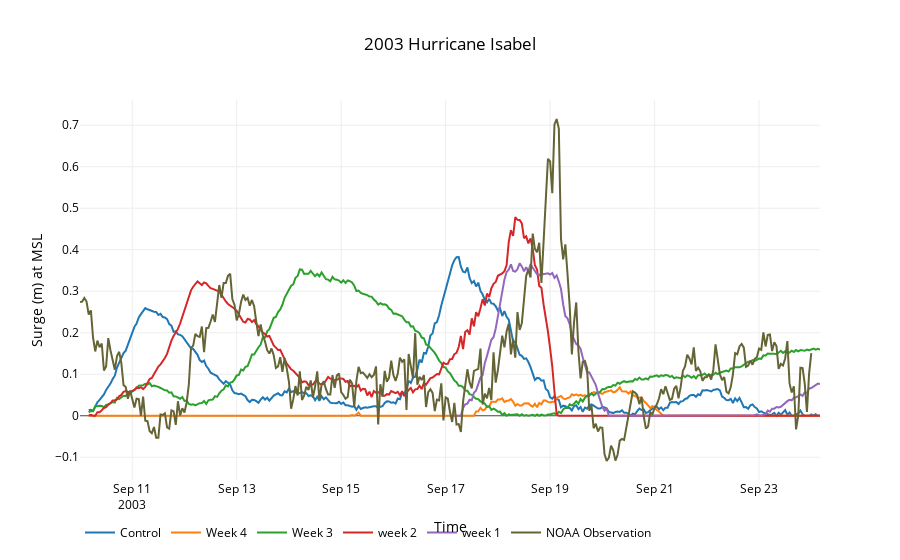

The notebook cell this image was saved under:
### Markdown cell above
### Atlantic City, NJ

### Code cell
starts,end,noaa = '20030827','20030926','8534720'
data = utils.plot_timeseries2(files,start,name,27226,starts,end,noaa)
title,x,y = '2003 Hurricane Isabel','Time','Surge (m) at MSL'
layout=utils.layout(title,x,y)
fig = go.Figure(data=data, layout=layout)
interactive = iplot(fig)
#po.plot(fig,filename=root_dir+'\\'+'atlantic_city_surge.html')

### Figure 1 — Plotly figure (JSON) as saved in the notebook; plotly's stock layout.template omitted (floating-point values rounded to 4 significant figures; data arrays with more than 128 entries replaced by an {"elided": "..."} marker saying what was removed)
{"data": [{"line": {"color": "rgba(255, 153, 0)"}, "mode": "lines", "name": "Control", "type": "scatter", "uid": "1533fafe-41f7-4995-b31d-f3cd62d5268d", "x": {"elided": "337 str values"}, "y": {"elided": "337 float values"}}, {"line": {"color": "rgba(102, 0, 255)"}, "mode": "lines", "name": "Week 4", "type": "scatter", "uid": "dfd7e254-be67-44e5-9ecf-3fc85ddd2f0f", "x": {"elided": "337 str values"}, "y": {"elided": "337 float values"}}, {"line": {"color": "rgba(0, 102, 153)"}, "mode": "lines", "name": "Week 3", "type": "scatter", "uid": "3eb656be-fca3-408b-96a0-3a2f20a43fb7", "x": {"elided": "337 str values"}, "y": {"elided": "337 float values"}}, {"line": {"color": "rgba(204, 0, 255)"}, "mode": "lines", "name": "week 2", "type": "scatter", "uid": "ba5dde61-c305-4100-8db5-1dcbbaf4ee63", "x": {"elided": "337 str values"}, "y": {"elided": "337 float values"}}, {"line": {"color": "rgba(102, 0, 255)"}, "mode": "lines", "name": "week 1", "type": "scatter", "uid": "45b35e70-8efd-45a5-80eb-1e12583720bb", "x": {"elided": "169 str values"}, "y": {"elided": "169 float values"}}, {"line": {"color": "rgb(100, 100, 53)"}, "mode": "lines", "name": "NOAA Observation", "type": "scatter", "uid": "7cfdc26f-ba37-4167-990d-37b202d2e7a4", "x": {"elided": "337 str values"}, "y": {"elided": "337 float values"}}], "layout": {"autosize": true, "font": {"color": "rgb(0, 0, 0)"}, "legend": {"orientation": "h"}, "paper_bgcolor": "rgb(255,255,255)", "plot_bgcolor": "rgb(255,255,255)", "title": "2003 Hurricane Isabel", "xaxis": {"autorange": true, "range": ["2003-09-10", "2003-09-24 04:00"], "title": "Time", "type": "date"}, "yaxis": {"autorange": true, "range": [-0.1548, 0.7608], "title": "Surge (m) at MSL", "type": "linear"}}}
